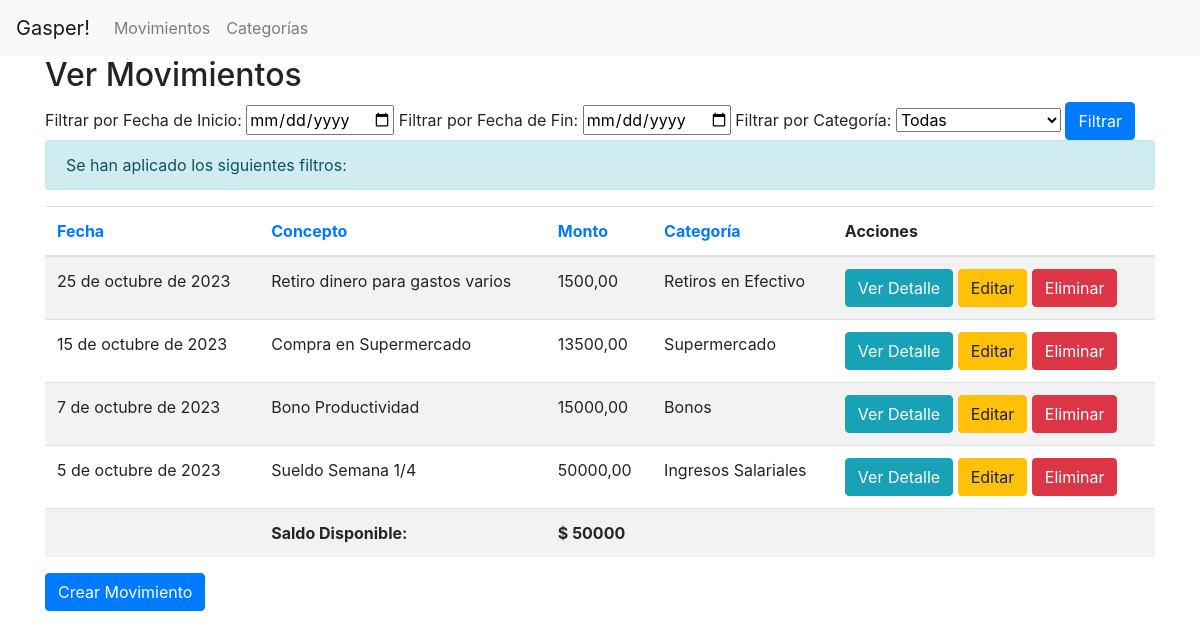
The app's page /app/movimientos/ with its own data.
### app/models.py (models this page shows, shortened)
class Movimiento(models.Model):
    fecha = models.DateField()
    concepto = models.CharField(max_length=200)
    monto = models.DecimalField(max_digits=10, decimal_places=2)
    categoria = models.ForeignKey(Categoria, on_delete=models.CASCADE)

class Categoria(models.Model):
    INGRESO = "I"
    EGRESO = "E"
    TIPO_CHOICES = [
        (INGRESO, "Ingreso"),
        (EGRESO, "Egreso"),
    ]
    nombre = models.CharField(max_length=100)
    tipo = models.CharField(max_length=1, choices=TIPO_CHOICES)
    categoria_padre = models.ForeignKey(
        "self", null=True, blank=True, on_delete=models.CASCADE
    )
    nivel_importancia = models.IntegerField(default=1)
    total = models.DecimalField(max_digits=10, decimal_places=2, default=0.00)
    def __str__(self):
        return self.nombre

### app/views.py (the view)
# urls.py: path("movimientos/", views.VerMovimientosView.as_view(), name="ver_movimientos"),
class VerMovimientosView(ListView):
    model = Movimiento
    template_name = "app/ver_movimientos.html"
    context_object_name = "movimientos"
    def get_queryset(self):
        fecha_inicio = self.request.GET.get("fecha_inicio")
        fecha_fin = self.request.GET.get("fecha_fin")
        categoria = self.request.GET.get("categoria")
        order_by = self.request.GET.get("order_by", "-fecha")
        queryset = Movimiento.objects.all()
        if fecha_inicio and fecha_fin:
            queryset = queryset.filter(fecha__range=(fecha_inicio, fecha_fin))
        if categoria:
            queryset = queryset.filter(categoria__id=categoria)
        return queryset.order_by(order_by)
    def get_context_data(self, **kwargs):
        context = super().get_context_data(**kwargs)
        context["categorias"] = Categoria.objects.all()
        fecha_inicio = self.request.GET.get("fecha_inicio")
        fecha_fin = self.request.GET.get("fecha_fin")
        categoria = self.request.GET.get("categoria")
        mensaje_filtro = "Se han aplicado los siguientes filtros: "
        if fecha_inicio:
            mensaje_filtro += f"Fecha desde {fecha_inicio} "
        if fecha_fin:
            mensaje_filtro += f"hasta {fecha_fin} "
        if categoria:
            categoria_obj = Categoria.objects.get(id=categoria)
            mensaje_filtro += f"Categoría: {categoria_obj.nombre}"
        context["disponibilidad"] = self.calcular_disponibilidad()
        context["mensaje_filtro"] = mensaje_filtro
        context["order_by"] = self.request.GET.get("order_by", "-fecha")
        return context
    def calcular_disponibilidad(self):
        suma_ingresos = (
            Categoria.objects.filter(tipo=Categoria.INGRESO).aggregate(
                total=Sum("total")
            )["total"]
            or 0
        )
        suma_egresos = (
            Categoria.objects.filter(tipo=Categoria.EGRESO).aggregate(
                total=Sum("total")
            )["total"]
            or 0
        )
        disponibilidad = suma_ingresos - suma_egresos
        return disponibilidad

### app/templates/app/ver_movimientos.html (shortened to what this page needs)
{% extends "app/base.html" %}
{% block content %}
  <h2>Ver Movimientos</h2>
  <form method="get" action="{% url 'app:ver_movimientos' %}">
    <label for="fecha_inicio">Filtrar por Fecha de Inicio:</label>
    <input type="date" name="fecha_inicio" id="fecha_inicio">
    <label for="fecha_fin">Filtrar por Fecha de Fin:</label>
    <input type="date" name "fecha_fin" id="fecha_fin">
    <label for="categoria">Filtrar por Categoría:</label>
    <select name="categoria" id="categoria">
      <option value="">Todas</option>
    </select>
    <button type="submit" class="btn btn-primary">Filtrar</button>
  </form>
  {% if mensaje_filtro %}
    <div class="alert alert-info">
      {{ mensaje_filtro }}
    </div>
  {% endif %}
  <table class="table table-striped">
    <thead>
      <tr>
        <th><a href="?order_by=fecha">Fecha</a></th>
        <th><a href="?order_by=concepto">Concepto</a></th>
        <th><a href="?order_by=monto">Monto</a></th>
        <th><a href="?order_by=categoria__nombre">Categoría</a></th>
        <th>Acciones</th>
      </tr>
    </thead>
    <tbody>
      {% for movimiento in movimientos %}
        <tr>
          <td>{{ movimiento.fecha }}</td>
          <td>{{ movimiento.concepto }}</td>
          <td>{{ movimiento.monto }}</td>
          <td>{{ movimiento.categoria }}</td>
          <td>
              <a href="{% url 'app:detalle_movimiento' movimiento.pk %}" class="btn btn-info">Ver Detalle</a>
              <a href="{% url 'app:editar_movimiento' movimiento.pk %}" class="btn btn-warning">Editar</a>
              <a href="{% url 'app:eliminar_movimiento' movimiento.pk %}" class="btn btn-danger">Eliminar</a>
          </td>
        </tr>
      {% endfor %}
      <tr>
        <td></td>
        <td style="font-weight: bold;">Saldo Disponible:</td>
        <td style="font-weight: bold;">$ {{ disponibilidad }}</td>
        <td></td>
        <td></td>
      </tr>
    </tbody>
  </table>
  <a href="{% url 'app:crear_movimiento' %}" class="btn btn-primary" style="margin-bottom: 10px;">Crear Movimiento</a>
</div>
{% endblock %}

### records on screen
Movimiento: fecha "25 de octubre de 2023", concepto "Retiro dinero para gastos varios", monto "1500,00", categoria "Retiros en Efectivo"
Movimiento: fecha "15 de octubre de 2023", concepto "Compra en Supermercado", monto "13500,00", categoria "Supermercado"
Movimiento: fecha "7 de octubre de 2023", concepto "Bono Productividad", monto "15000,00", categoria "Bonos"
Movimiento: fecha "5 de octubre de 2023", concepto "Sueldo Semana 1/4", monto "50000,00", categoria "Ingresos Salariales"

### other values on screen
{{ mensaje_filtro }} "Se han aplicado los siguientes filtros:"
{{ disponibilidad }} "50000"
